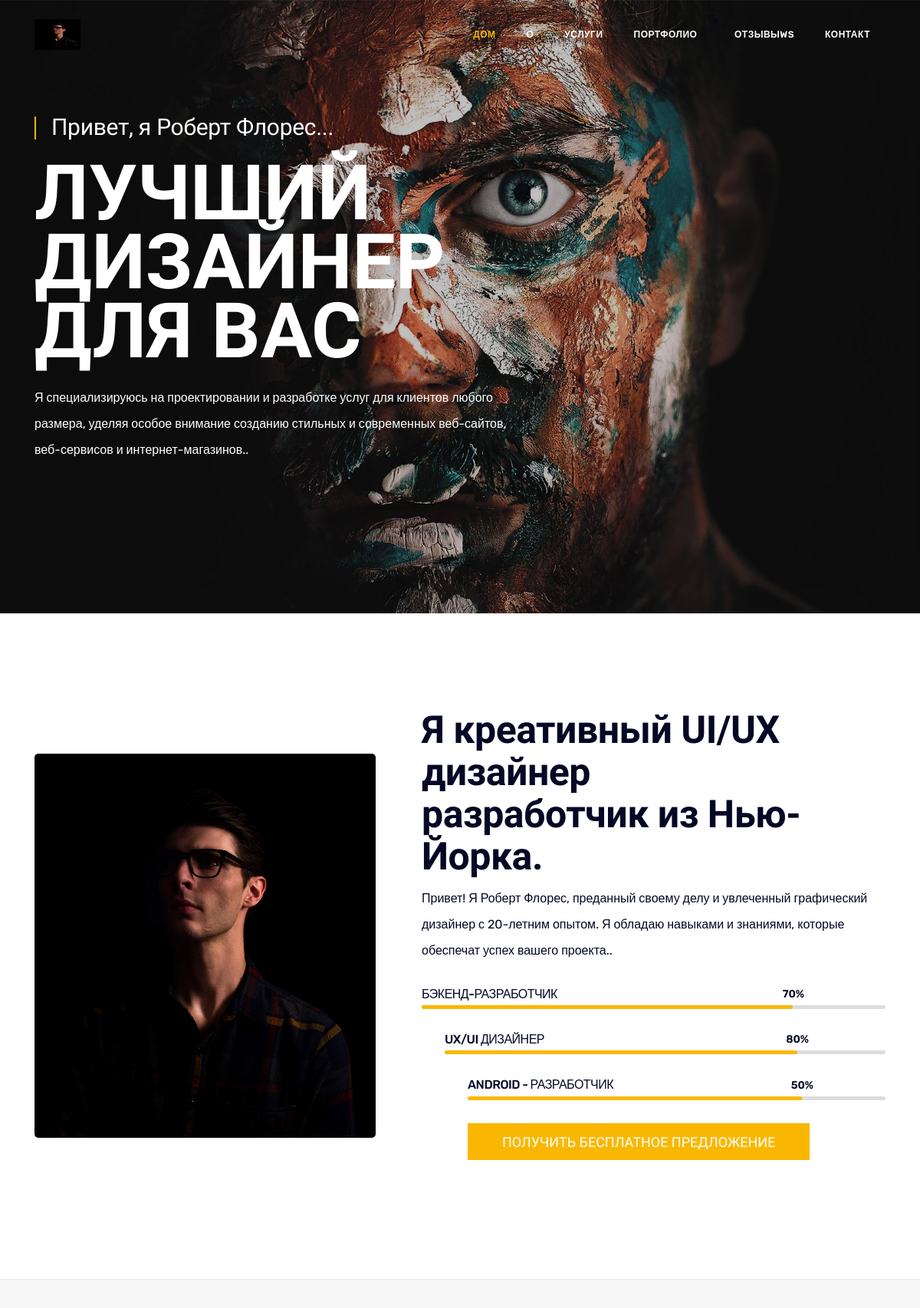
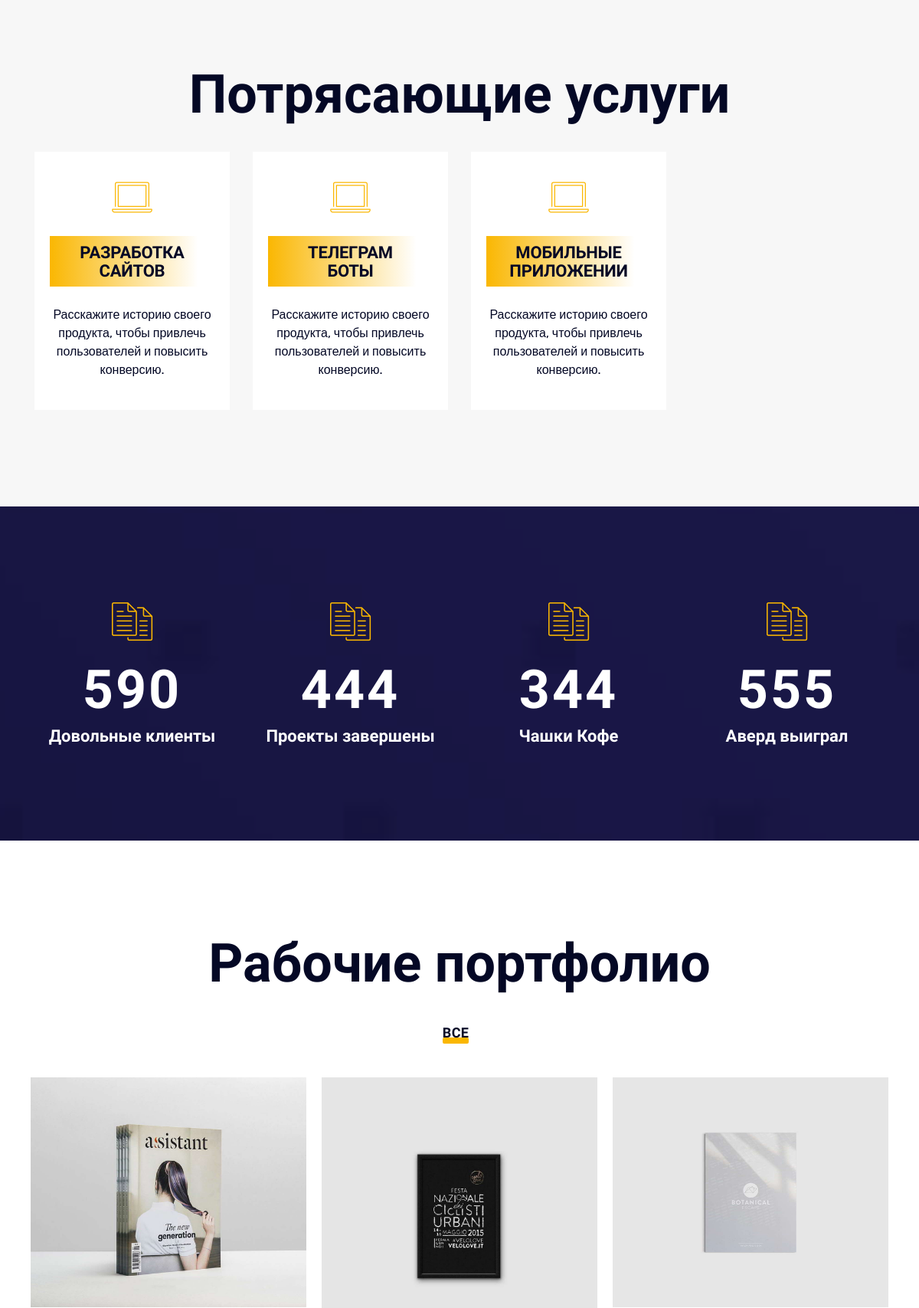
The page / (upper part) on the database its author committed (2 pictures, top to bottom).
### apps/base/models.py (models this page shows, shortened)
class Settings(models.Model):
    title = models.CharField(
        max_length=255,
        verbose_name='название сайта'
    )
    description = models.CharField(
        max_length=255,
        verbose_name='описание'
    )
    image = models.ImageField(
        upload_to='image_logo/',
        verbose_name="лого"
    )
    class Meta:
        verbose_name = 'название сайта'
        verbose_name_plural = 'название сайта'

class Skils(models.Model):
    title = models.CharField(
        max_length=255,
        verbose_name='название'
    )
    percent = models.CharField(
        max_length=255,
        verbose_name='процент знании'
    )
    class Meta:
        verbose_name = 'скил'
        verbose_name_plural = 'скилы'

class Services(models.Model):
    title = models.CharField(
        max_length=255,
        verbose_name='название услуги'
    )
    description = models.CharField(
        max_length=400,
        verbose_name='описание'
    )
    class Meta:
        verbose_name = 'услуга'
        verbose_name_plural = 'услуги'

class Projects(models.Model):
    title = models.CharField(
        max_length=255,
        verbose_name='название'
    )
    description = models.CharField(
        max_length=500,
        verbose_name='описание'
    )
    class Meta:
        verbose_name = 'почетная доска'
        verbose_name_plural = 'почетная доска'

class Portfolio(models.Model):
    title = models.CharField(
        max_length=255,
        verbose_name='имя',
    )
    image = models.ImageField(
        upload_to='image/',
        verbose_name='фото1'
    )
    image2 = models.ImageField(
        upload_to='image2/',
        verbose_name='фото2'
    )
    class Meta:
        verbose_name = 'фото портфолио'
        verbose_name_plural = 'фото портфолио'

### apps/base/views.py (the view)
# urls.py: path('',views.index, name="index")
def index(request):
    settings = models.Settings.objects.latest('id')
    skils = models.Skils.objects.all()
    services = models.Services.objects.all()
    projects = models.Projects.objects.all()
    rewievs = models.Rewievs.objects.all()
    contacts = models.Contacts.objects.latest('id')
    portfolio = models.Portfolio.objects.all()
    return render(request,'index.html', locals())

### templates/index.html (shortened to what this page needs)
{% extends 'include/homepage.html' %}
{% load static %}
{% block content %}
<body data-spy="scroll" data-target="#navmenu" data-offset="70">
    <header id="header" class="header-section">
        <div class="container">
            <nav class="navbar">
                <a href="#" class="navbar-brand"><img src="{{settings.image.url}}" width="60px" height="40px" alt="{{settings.description}}"></a>
                <div class="d-flex menu-wrap">
                    <div id="navmenu" class="mainmenu">
                        <ul class="nav">
                            <li><a data-scroll class="nav-link active" href="#home">Дом <span class="sr-only">(current)</span></a></li>
                            <li><a data-scroll class="nav-link" href="#about">О</a></li>
                            <li><a data-scroll class="nav-link" href="#services">Услуги</a></li>
                            <li><a data-scroll class="nav-link" href="#portfolio">портфолио</a></li>x
                            <li><a data-scroll class="nav-link" href="#reviews">Отзывыws</a></li>
                            <li><a data-scroll class="nav-link" href="#contact">Контакт</a></li>
                        </ul>
                    </div>
                </div>
            </nav>
        </div>
    </header>
    <section id="home" class="hero-section d-flex align-items-center">
        <div class="container">
            <div class="row hero-wrap">
                <div class="col-lg-7">
                    <div class="hero-content">
                        <h3 class="sub-heading wow fadeInUp" data-wow-delay="200ms">Привет, я Роберт Флорес...</h3>
                        <h1 class="heading wow fadeInUp" data-wow-delay="300ms">ЛУЧШИЙ ДИЗАЙНЕР ДЛЯ ВАС</h1>
                        <p class="desc wow fadeInUp" data-wow-delay="400ms">Я специализируюсь на проектировании и разработке услуг для клиентов любого размера, уделяя особое внимание созданию стильных и современных веб-сайтов, веб-сервисов и интернет-магазинов..</p>
                    </div>
                </div>
            </div>
        </div>
    </section>
    <section id="about" class="about-section bd-bottom padding">
        <div class="container">
            <div class="row about-wrap d-flex align-items-center">
                <div class="col-lg-5 sm-padding">
                    <div class="about-bg wow fadeInLeft" data-wow-delay="100ms">
                        <img src="{% static 'img/about.jpg' %}" alt="img">
                    </div>
                </div>
                <div class="col-lg-7 sm-padding">
                    <div class="about-content">
                        <h2><span class="wow fadeInUp" data-wow-delay="100ms">Я креативный UI/UX дизайнер</span> <br><span class="wow fadeInUp" data-wow-delay="300ms">разработчик из Нью-Йорка.</span></h2>
                        <p class="wow fadeInUp" data-wow-delay="500ms">Привет! Я Роберт Флорес, преданный своему делу и увлеченный графический дизайнер с 20-летним опытом. Я обладаю навыками и знаниями, которые обеспечат успех вашего проекта..</p>
                    </div>
                {% for skils in skils %}
                    <ul class="skill-items wow fadeInUp" data-wow-delay="700ms">
                        <li class="skill-item">
                            <h5>{{skils.title}}</h5>
                            <div class="progress">
                                <div class="progress-bar wow slideInLeft" data-wow-delay="0ms" data-wow-duration="2000ms" role="progressbar" style="width: 80%;">
                                    <span>{{skils.percent}}</span>
                                </div>
                            </div>
                        </li>
                        {% endfor %}
                    </ul>
                    <div class="cv-btn">
                        <a href="#" class="default-btn wow fadeInUp" data-wow-delay="900ms">Получить бесплатное предложение</a>
                    </div>
                </div>
            </div>
        </div>
    </section>
    <section id="services" class="service-section bg-grey bd-bottom padding">
        <div class="container">
            <div class="section-heading text-center mb-40">
                <h2 class="wow fadeInUp">Потрясающие услуги</h2>
            </div>
            <div class="service-wrap row">
                {% for services in services %}
                <div class="col-lg-3 col-sm-6 sm-padding wow fadeInUp" data-wow-delay="500ms">
                    <div class="service-item text-center">
                        <i class="icon-laptop"></i>
                        <h3><span>{{services.title}}</span></h3>
                        <p>{{services.description}}</p>
                    </div>
                </div>
                {% endfor %}
            </div>
        </div>
    </section>
    <section class="counter-section padding overlay">
        <div class="container">
            <div class="counter-wrap row">
                {% for projects in projects %}
                <div class="col-lg-3 col-sm-6 sm-padding wow fadeInUp" data-wow-delay="100ms">
                    <div class="counter-item text-center">
                        <i class="icon-documents"></i>
                        <h3 class="counter">{{projects.title}}</h3>
                        <h4>{{projects.description}}</h4>
                    </div>
                </div>
                {% endfor %}
            </div>
        </div>
    </section>
    <section id="portfolio" class="work-section bd-bottom padding">
        <div class="container">
            <div class="section-heading text-center mb-40">
                <h2 class="wow fadeInUp" data-wow-delay="100ms">Рабочие портфолио</h2>
            </div>
            <div class="work-items-wrap">
                <ul class="work-filter mb-30 wow fadeInUp" data-wow-delay="300ms">
                    <li class="active" data-filter="*">ВСЕ</li>
                        </ul>
                <div class="row work-items wow fadeInUp" data-wow-delay="500ms">
                    {% for portfolio in portfolio %}
                    <div class="col-md-4 col-sm-6 xs-padding single-item design wordpress">
                        <a href="{{portfolio.image.url}}" class="work-box img-popup"
                            <div class="work-thumb">
                                <img src="{{portfolio.image2.url}}" alt="work">
                            </div>
                        {% endfor %}
                    </div>
                </div>
            </div>
    </section>
{% endblock %}

### templates/include/homepage.html (shortened to what this page needs)
{% load static %}
<!doctype html>
<html class="no-js" lang="en">
<head>
    <link rel="stylesheet" href="{% static 'css/themify-icons.css' %}">
    <link rel="stylesheet" href="{% static 'css/elegant-line-icons.css' %}">
    <link rel="stylesheet" href="{% static 'css/bootstrap.min.css' %}">
    <link rel="stylesheet" href="{% static 'css/slicknav.min.css' %}">
    <link rel="stylesheet" href="{% static 'css/animate.min.css' %}">
    <link rel="stylesheet" href="{% static 'css/owl.carousel.css' %}">
    <link rel="stylesheet" href="{% static 'css/venobox.css' %}">
    <link rel="stylesheet" href="{% static 'css/main.css' %}">
</head>
{% block content %}
{% endblock %}
</body>
</html>

### static/css/venobox.css (style rules this page uses)
.animated { webkit-transition: margin 300ms ease-out; transition: margin 300ms ease-out; }

### rows shown on the page
Settings: image (picture)
Skils: title "БЭКЕНД-РАЗРАБОТЧИК", percent "70%"
Skils: title "UX/UI ДИЗАЙНЕР", percent "80%"
Skils: title "ANDROID - РАЗРАБОТЧИК", percent "50%"
Services: title "РАЗРАБОТКА САЙТОВ", description "Расскажите историю своего продукта, чтобы привлечь пользователей и повысить конверсию."
Services: title "ТЕЛЕГРАМ БОТЫ", description "Расскажите историю своего продукта, чтобы привлечь пользователей и повысить конверсию."
Services: title "МОБИЛЬНЫЕ ПРИЛОЖЕНИИ", description "Расскажите историю своего продукта, чтобы привлечь пользователей и повысить конверсию."
Projects: title "590", description "Довольные клиенты"
Projects: title "444", description "Проекты завершены"
Projects: title "344", description "Чашки Кофе"
Projects: title "555", description "Аверд выиграл"
Portfolio: image2 (picture)
Portfolio: image2 (picture)
Portfolio: image2 (picture)
